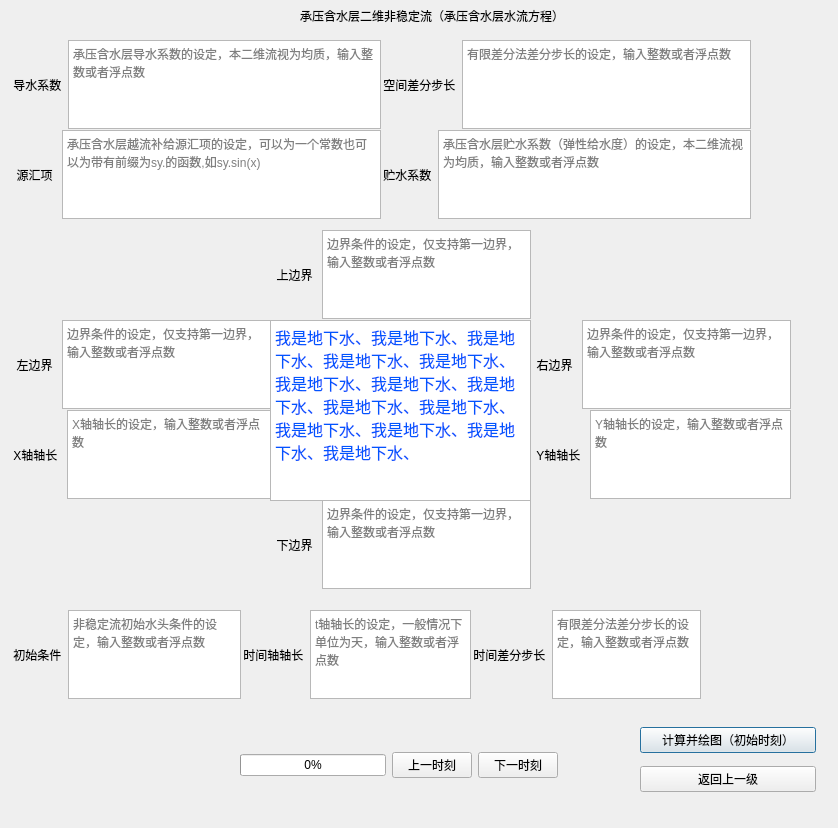
<?xml version="1.0" encoding="UTF-8"?>
<ui version="4.0">
 <class>two_dimension_confined_aquifer_unstable_flow</class>
 <widget class="QDialog" name="two_dimension_confined_aquifer_unstable_flow">
  <property name="windowModality">
   <enum>Qt::NonModal</enum>
  </property>
  <property name="geometry">
   <rect>
    <x>0</x>
    <y>0</y>
    <width>838</width>
    <height>828</height>
   </rect>
  </property>
  <property name="windowTitle">
   <string>two dimension confined aquifer unstable flow</string>
  </property>
  <widget class="QLabel" name="label">
   <property name="geometry">
    <rect>
     <x>300</x>
     <y>0</y>
     <width>341</width>
     <height>31</height>
    </rect>
   </property>
   <property name="text">
    <string>承压含水层二维非稳定流（承压含水层水流方程）</string>
   </property>
  </widget>
  <widget class="QWidget" name="horizontalLayoutWidget">
   <property name="geometry">
    <rect>
     <x>10</x>
     <y>40</y>
     <width>371</width>
     <height>89</height>
    </rect>
   </property>
   <layout class="QHBoxLayout" name="horizontalLayout">
    <item>
     <widget class="QLabel" name="label_2">
      <property name="text">
       <string> 导水系数</string>
      </property>
     </widget>
    </item>
    <item>
     <widget class="QTextEdit" name="transmissivity">
      <property name="placeholderText">
       <string>承压含水层导水系数的设定，本二维流视为均质，输入整数或者浮点数</string>
      </property>
     </widget>
    </item>
   </layout>
  </widget>
  <widget class="QWidget" name="horizontalLayoutWidget_2">
   <property name="geometry">
    <rect>
     <x>10</x>
     <y>130</y>
     <width>371</width>
     <height>89</height>
    </rect>
   </property>
   <layout class="QHBoxLayout" name="horizontalLayout_2">
    <item>
     <widget class="QLabel" name="label_3">
      <property name="text">
       <string>  源汇项 </string>
      </property>
     </widget>
    </item>
    <item>
     <widget class="QTextEdit" name="leakage_recharge">
      <property name="placeholderText">
       <string notr="true">承压含水层越流补给源汇项的设定，可以为一个常数也可以为带有前缀为sy.的函数,如sy.sin(x)</string>
      </property>
     </widget>
    </item>
   </layout>
  </widget>
  <widget class="QWidget" name="verticalLayoutWidget">
   <property name="geometry">
    <rect>
     <x>640</x>
     <y>720</y>
     <width>176</width>
     <height>80</height>
    </rect>
   </property>
   <layout class="QVBoxLayout" name="verticalLayout">
    <item>
     <widget class="QPushButton" name="draw">
      <property name="text">
       <string>计算并绘图（初始时刻）</string>
      </property>
     </widget>
    </item>
    <item>
     <widget class="QPushButton" name="back">
      <property name="text">
       <string>返回上一级</string>
      </property>
     </widget>
    </item>
   </layout>
  </widget>
  <widget class="QWidget" name="horizontalLayoutWidget_5">
   <property name="geometry">
    <rect>
     <x>380</x>
     <y>40</y>
     <width>371</width>
     <height>89</height>
    </rect>
   </property>
   <layout class="QHBoxLayout" name="horizontalLayout_5">
    <item>
     <widget class="QLabel" name="label_6">
      <property name="text">
       <string> 空间差分步长</string>
      </property>
     </widget>
    </item>
    <item>
     <widget class="QTextEdit" name="step_length">
      <property name="placeholderText">
       <string>有限差分法差分步长的设定，输入整数或者浮点数</string>
      </property>
     </widget>
    </item>
   </layout>
  </widget>
  <widget class="QWidget" name="horizontalLayoutWidget_4">
   <property name="geometry">
    <rect>
     <x>530</x>
     <y>320</y>
     <width>261</width>
     <height>89</height>
    </rect>
   </property>
   <layout class="QHBoxLayout" name="horizontalLayout_4">
    <item>
     <widget class="QLabel" name="label_5">
      <property name="text">
       <string>  右边界 </string>
      </property>
     </widget>
    </item>
    <item>
     <widget class="QTextEdit" name="r_boundary">
      <property name="placeholderText">
       <string>边界条件的设定，仅支持第一边界，输入整数或者浮点数</string>
      </property>
     </widget>
    </item>
   </layout>
  </widget>
  <widget class="QWidget" name="horizontalLayoutWidget_3">
   <property name="geometry">
    <rect>
     <x>10</x>
     <y>320</y>
     <width>261</width>
     <height>89</height>
    </rect>
   </property>
   <layout class="QHBoxLayout" name="horizontalLayout_3">
    <item>
     <widget class="QLabel" name="label_4">
      <property name="text">
       <string>  左边界 </string>
      </property>
     </widget>
    </item>
    <item>
     <widget class="QTextEdit" name="l_boundary">
      <property name="placeholderText">
       <string>边界条件的设定，仅支持第一边界，输入整数或者浮点数</string>
      </property>
     </widget>
    </item>
   </layout>
  </widget>
  <widget class="QWidget" name="horizontalLayoutWidget_7">
   <property name="geometry">
    <rect>
     <x>270</x>
     <y>230</y>
     <width>261</width>
     <height>89</height>
    </rect>
   </property>
   <layout class="QHBoxLayout" name="horizontalLayout_7">
    <item>
     <widget class="QLabel" name="label_8">
      <property name="text">
       <string>  上边界 </string>
      </property>
     </widget>
    </item>
    <item>
     <widget class="QTextEdit" name="t_boundary">
      <property name="placeholderText">
       <string>边界条件的设定，仅支持第一边界，输入整数或者浮点数</string>
      </property>
     </widget>
    </item>
   </layout>
  </widget>
  <widget class="QWidget" name="horizontalLayoutWidget_8">
   <property name="geometry">
    <rect>
     <x>270</x>
     <y>500</y>
     <width>261</width>
     <height>89</height>
    </rect>
   </property>
   <layout class="QHBoxLayout" name="horizontalLayout_8">
    <item>
     <widget class="QLabel" name="label_9">
      <property name="text">
       <string>  下边界 </string>
      </property>
     </widget>
    </item>
    <item>
     <widget class="QTextEdit" name="b_boundary">
      <property name="placeholderText">
       <string>边界条件的设定，仅支持第一边界，输入整数或者浮点数</string>
      </property>
     </widget>
    </item>
   </layout>
  </widget>
  <widget class="QTextBrowser" name="textBrowser">
   <property name="geometry">
    <rect>
     <x>270</x>
     <y>320</y>
     <width>261</width>
     <height>181</height>
    </rect>
   </property>
   <property name="html">
    <string>&lt;!DOCTYPE HTML PUBLIC &quot;-//W3C//DTD HTML 4.0//EN&quot; &quot;http://www.w3.org/TR/REC-html40/strict.dtd&quot;&gt;
&lt;html&gt;&lt;head&gt;&lt;meta name=&quot;qrichtext&quot; content=&quot;1&quot; /&gt;&lt;style type=&quot;text/css&quot;&gt;
p, li { white-space: pre-wrap; }
&lt;/style&gt;&lt;/head&gt;&lt;body style=&quot; font-family:'SimSun'; font-size:9pt; font-weight:400; font-style:normal;&quot;&gt;
&lt;p style=&quot; margin-top:0px; margin-bottom:0px; margin-left:0px; margin-right:0px; -qt-block-indent:0; text-indent:0px;&quot;&gt;&lt;span style=&quot; font-size:12pt; color:#0055ff;&quot;&gt;我是地下水、我是地下水、我是地下水、我是地下水、我是地下水、我是地下水、我是地下水、我是地下水、我是地下水、我是地下水、我是地下水、我是地下水、我是地下水、我是地下水、&lt;/span&gt;&lt;/p&gt;&lt;/body&gt;&lt;/html&gt;</string>
   </property>
  </widget>
  <widget class="QWidget" name="horizontalLayoutWidget_9">
   <property name="geometry">
    <rect>
     <x>10</x>
     <y>410</y>
     <width>261</width>
     <height>89</height>
    </rect>
   </property>
   <layout class="QHBoxLayout" name="horizontalLayout_9">
    <item>
     <widget class="QLabel" name="label_10">
      <property name="text">
       <string> X轴轴长 </string>
      </property>
     </widget>
    </item>
    <item>
     <widget class="QTextEdit" name="x_length">
      <property name="placeholderText">
       <string>X轴轴长的设定，输入整数或者浮点数</string>
      </property>
     </widget>
    </item>
   </layout>
  </widget>
  <widget class="QWidget" name="horizontalLayoutWidget_10">
   <property name="geometry">
    <rect>
     <x>530</x>
     <y>410</y>
     <width>261</width>
     <height>89</height>
    </rect>
   </property>
   <layout class="QHBoxLayout" name="horizontalLayout_10">
    <item>
     <widget class="QLabel" name="label_11">
      <property name="text">
       <string>  Y轴轴长 </string>
      </property>
     </widget>
    </item>
    <item>
     <widget class="QTextEdit" name="y_length">
      <property name="placeholderText">
       <string>Y轴轴长的设定，输入整数或者浮点数</string>
      </property>
     </widget>
    </item>
   </layout>
  </widget>
  <widget class="QWidget" name="horizontalLayoutWidget_6">
   <property name="geometry">
    <rect>
     <x>470</x>
     <y>610</y>
     <width>231</width>
     <height>89</height>
    </rect>
   </property>
   <layout class="QHBoxLayout" name="horizontalLayout_6">
    <item>
     <widget class="QLabel" name="label_7">
      <property name="text">
       <string> 时间差分步长</string>
      </property>
     </widget>
    </item>
    <item>
     <widget class="QTextEdit" name="step_time">
      <property name="placeholderText">
       <string>有限差分法差分步长的设定，输入整数或者浮点数</string>
      </property>
     </widget>
    </item>
   </layout>
  </widget>
  <widget class="QWidget" name="horizontalLayoutWidget_11">
   <property name="geometry">
    <rect>
     <x>240</x>
     <y>610</y>
     <width>231</width>
     <height>89</height>
    </rect>
   </property>
   <layout class="QHBoxLayout" name="horizontalLayout_11">
    <item>
     <widget class="QLabel" name="label_12">
      <property name="text">
       <string> 时间轴轴长</string>
      </property>
     </widget>
    </item>
    <item>
     <widget class="QTextEdit" name="t_length">
      <property name="placeholderText">
       <string>t轴轴长的设定，一般情况下单位为天，输入整数或者浮点数</string>
      </property>
     </widget>
    </item>
   </layout>
  </widget>
  <widget class="QWidget" name="horizontalLayoutWidget_12">
   <property name="geometry">
    <rect>
     <x>380</x>
     <y>130</y>
     <width>371</width>
     <height>89</height>
    </rect>
   </property>
   <layout class="QHBoxLayout" name="horizontalLayout_12">
    <item>
     <widget class="QLabel" name="label_13">
      <property name="text">
       <string> 贮水系数</string>
      </property>
     </widget>
    </item>
    <item>
     <widget class="QTextEdit" name="storativity">
      <property name="placeholderText">
       <string>承压含水层贮水系数（弹性给水度）的设定，本二维流视为均质，输入整数或者浮点数</string>
      </property>
     </widget>
    </item>
   </layout>
  </widget>
  <widget class="QWidget" name="horizontalLayoutWidget_13">
   <property name="geometry">
    <rect>
     <x>10</x>
     <y>610</y>
     <width>231</width>
     <height>89</height>
    </rect>
   </property>
   <layout class="QHBoxLayout" name="horizontalLayout_13">
    <item>
     <widget class="QLabel" name="label_14">
      <property name="text">
       <string> 初始条件</string>
      </property>
     </widget>
    </item>
    <item>
     <widget class="QTextEdit" name="initial_condition">
      <property name="placeholderText">
       <string>非稳定流初始水头条件的设定，输入整数或者浮点数</string>
      </property>
     </widget>
    </item>
   </layout>
  </widget>
  <widget class="QWidget" name="horizontalLayoutWidget_14">
   <property name="geometry">
    <rect>
     <x>240</x>
     <y>720</y>
     <width>318</width>
     <height>91</height>
    </rect>
   </property>
   <layout class="QHBoxLayout" name="horizontalLayout_14">
    <item>
     <widget class="QProgressBar" name="progressBar">
      <property name="cursor">
       <cursorShape>ArrowCursor</cursorShape>
      </property>
      <property name="value">
       <number>0</number>
      </property>
      <property name="textVisible">
       <bool>true</bool>
      </property>
      <property name="orientation">
       <enum>Qt::Horizontal</enum>
      </property>
     </widget>
    </item>
    <item>
     <widget class="QPushButton" name="previous_time">
      <property name="text">
       <string>上一时刻</string>
      </property>
     </widget>
    </item>
    <item>
     <widget class="QPushButton" name="next_time">
      <property name="text">
       <string>下一时刻</string>
      </property>
     </widget>
    </item>
   </layout>
  </widget>
 </widget>
 <resources>
  <include location="../resource.qrc"/>
 </resources>
 <connections/>
</ui>
